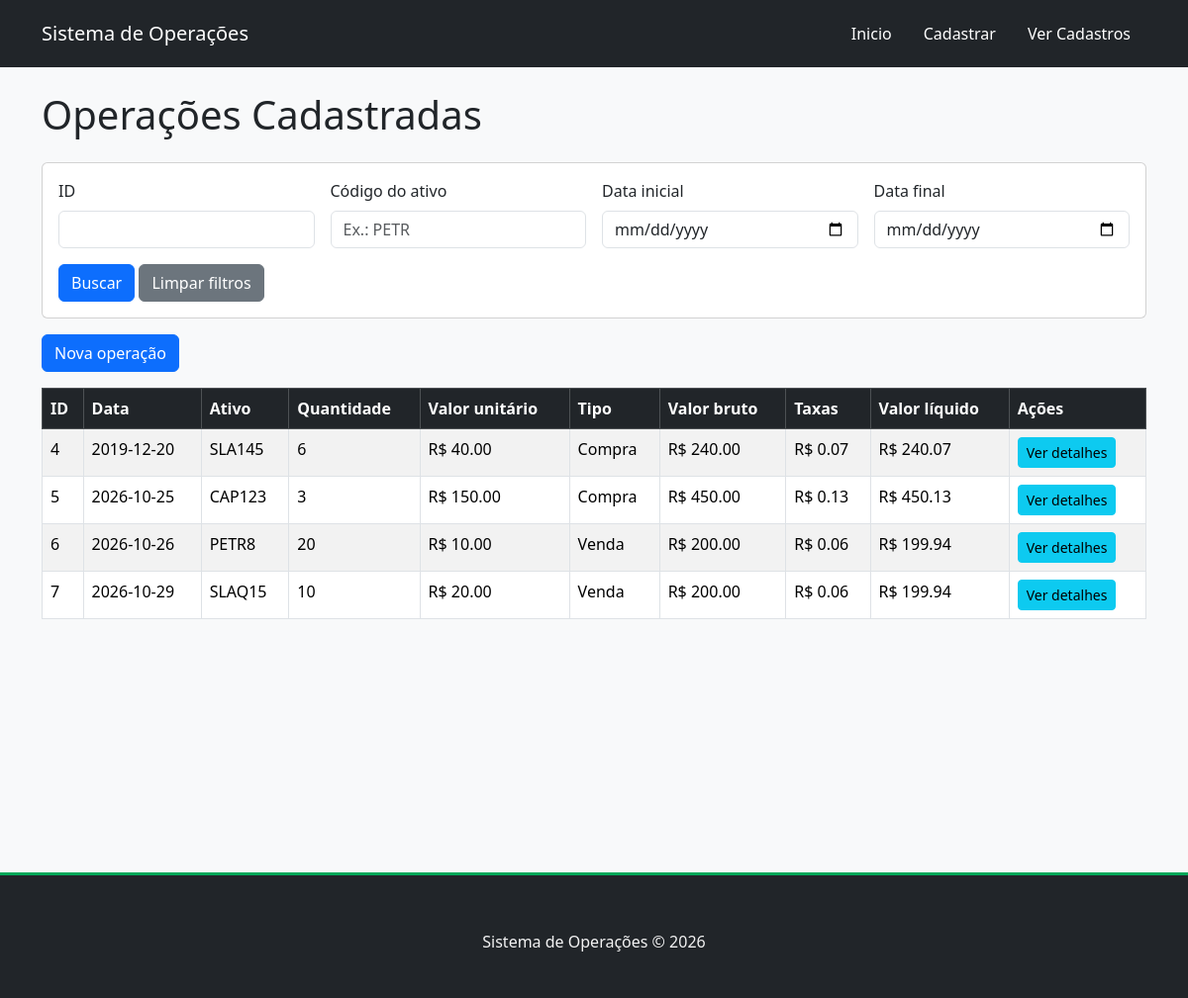
Page /operacoes on the committed database.
### tables this page shows
CREATE TABLE operacoes (
    id INTEGER PRIMARY KEY AUTOINCREMENT,
    data TEXT NOT NULL, 
    ativo TEXT NOT NULL,
    quantidade INTEGER NOT NULL,
    valor_unitario REAL NOT NULL,
    tipo_operacao TEXT NOT NULL,
    valor_bruto REAL NOT NULL,
    taxas REAL NOT NULL,
    valor_liquido REAL NOT NULL
);

### controllers/operacao_controller.py (the view)
def listar():
    operacoes = Operacao.listar_todas()
    return render_template('listar.html', operacoes=operacoes)

### daos/operacao_dao.py (called while the page is built)
    def _dados_dict(self, row):
        return{
            'id': row['id'],
            'data': row['data'],
            'ativo': row['ativo'],
            'quantidade': row['quantidade'],
            'valor_unitario': row['valor_unitario'],
            'tipo_operacao': row['tipo_operacao'],
            'valor_bruto': row['valor_bruto'],
            'taxas': row['taxas'],
            'valor_liquido': row['valor_liquido'],
        }

    def listar(self):
        db = SQLiteDB()
        db.conectar()
        query = 'SELECT * FROM operacoes ORDER BY id'
        resultado = db.consultar(query)
        db.desconectar()
        if resultado is None:
            return None
        return [self._dados_dict(row) for row in resultado]

### database/sqlitedb.py (called while the page is built)
    def conectar(self): #Abre a conexao com o BD
        self.conn = sqlite3.connect(self.DB_FILE)
        self.conn.row_factory =  sqlite3.Row #permite acessar os dados retornados pelo banco pelo nome da coluna
        self.cursor = self.conn.cursor()

    def desconectar(self): #fecha a conexao com o BD
        if self.conn:
            self.conn.close()
            self.conn = None
            self.cursor = None

    def consultar(self, query, params=()): #executa consultas como SELECT e devolve os registros.
        try:
            self.cursor.execute(query, params)
            return self.cursor.fetchall()
        except sqlite3.Error as erro:
            print('Erro ao consultar: ', erro)
            return None

### models/operacao.py (called while the page is built)
    @staticmethod
    def listar_todas():
        dao = OperacaoDAO()
        return dao.listar()

### templates/listar.html (shortened to what this page needs)
{% extends "base.html" %}
{% block conteudo %}
<h1 class="mb-4">Operações Cadastradas</h1>
<form action="{{ url_for('buscar') }}" method="GET" class="card card-body mb-3">
    <div class="row g-3">
        <div class="col-md-3">
            <label class="form-label">ID</label>
            <input type="number" name="id" class="form-control">
        </div>
        <div class="col-md-3">
            <label class="form-label">Código do ativo</label>
            <input type="text" name="ativo" class="form-control"
                   placeholder="Ex.: PETR">
        </div>
        <div class="col-md-3">
            <label class="form-label">Data inicial</label>
            <input type="date" name="data_inicio" class="form-control">
        </div>
        <div class="col-md-3">
            <label class="form-label">Data final</label>
            <input type="date" name="data_fim" class="form-control">
        </div>
    </div>
    <div class="mt-3">
        <button type="submit" class="btn btn-primary">Buscar</button>
        <a href="{{ url_for('listar') }}"
           class="btn btn-secondary">Limpar filtros</a>
    </div>
</form>
<a href="{{ url_for('cadastrar') }}" class="btn btn-primary mb-3">
    Nova operação
</a>
<div class="table-responsive">
    <table class="table table-bordered table-striped">
        <thead class="table-dark">
            <tr>
                <th>ID</th>
                <th>Data</th>
                <th>Ativo</th>
                <th>Quantidade</th>
                <th>Valor unitário</th>
                <th>Tipo</th>
                <th>Valor bruto</th>
                <th>Taxas</th>
                <th>Valor líquido</th>
                <th>Ações</th>
            </tr>
        </thead>
        <tbody>
            {% for operacao in operacoes %}
            <tr>
                <td>{{ operacao['id'] }}</td>
                <td>{{ operacao['data'] }}</td>
                <td>{{ operacao['ativo'] }}</td>
                <td>{{ operacao['quantidade'] }}</td>
                <td>R$ {{ '%.2f'|format(operacao['valor_unitario']) }}</td>
                <td>{{ operacao['tipo_operacao'].capitalize() }}</td>
                <td>R$ {{ '%.2f'|format(operacao['valor_bruto']) }}</td>
                <td>R$ {{ '%.2f'|format(operacao['taxas']) }}</td>
                <td>R$ {{ '%.2f'|format(operacao['valor_liquido']) }}</td>
                <td>
                    <a href="{{ url_for('detalhes', id=operacao['id']) }}", class="btn btn-info btn-sm">
                        Ver detalhes
                    </a>
                </td>
            </tr>
            {% else %}
            <tr>
                <td colspan="10" class="text-center">
                    Nenhuma operação Cadastrada
                </td>
            </tr>
            {% endfor %}
        </tbody>
    </table>
</div>
{% endblock %}

### templates/base.html (shortened to what this page needs)
<!DOCTYPE html>
<html lang="pt-br">
<head>
    <link href="https://cdn.jsdelivr.net/npm/bootstrap@5.3.8/dist/css/bootstrap.min.css" rel="stylesheet">
    <link rel="stylesheet" href="{{ url_for('static', filename='css/style.css') }}">
</head>
<body class="bg-light">
    <nav class="navbar navbar-dark bg-dark">
        <div class="container">
            <a class="navbar-brand" href="{{ url_for('inicio') }}">
                Sistema de Operações
            </a>
        {% include "partials/_nav.html" %}
        </div>
    </nav>
    <main class="container mt-4 mb-5">
        {% block conteudo %}
        {% endblock %}
    </main>
    <div class="grid-container">
        <div class="grid-row">
            <div class="col-12">
                {% include "partials/_footer.html" %}
            </div>
        </div>
    </div>
</body>
</html>

### templates/partials/_nav.html
<div>
    <ul>
        <li><a href="{{ url_for('inicio') }}">Inicio</a></li>
        <li><a href="{{ url_for('cadastrar') }}">Cadastrar</a></li>
        <li><a href="{{ url_for('listar') }}">Ver Cadastros</a></li>
    </ul>
</div>

### templates/partials/_footer.html
<footer class="bg-dark">
    <div class="container">
        <p class="mb-0">
            Sistema de Operações &copy; 2026
        </p>
    </div>
</footer>

### static/css/style.css (style rules this page uses)
body { display: flex; flex-direction: column; }
h2, p { margin: 10px; }
ul { list-style-type: none; margin: 0; padding: 0; display: flex; }
ul li a { display: block; color: white; padding: 14px 16px; text-decoration: none; }
footer { text-align: center; color: white; display: flex; padding: 45px 20px; color: #fbfbfbf6; border-top: 3px solid #00a859; margin-top: 16%; }

### rows in the picture
operacoes: id "4", data "2019-12-20", ativo "SLA145", quantidade "6", valor_unitario "40.00", tipo_operacao "Compra", valor_bruto "240.00", taxas "0.07", valor_liquido "240.07"
operacoes: id "5", data "2026-10-25", ativo "CAP123", quantidade "3", valor_unitario "150.00", tipo_operacao "Compra", valor_bruto "450.00", taxas "0.13", valor_liquido "450.13"
operacoes: id "6", data "2026-10-26", ativo "PETR8", quantidade "20", valor_unitario "10.00", tipo_operacao "Venda", valor_bruto "200.00", taxas "0.06", valor_liquido "199.94"
operacoes: id "7", data "2026-10-29", ativo "SLAQ15", quantidade "10", valor_unitario "20.00", tipo_operacao "Venda", valor_bruto "200.00", taxas "0.06", valor_liquido "199.94"
